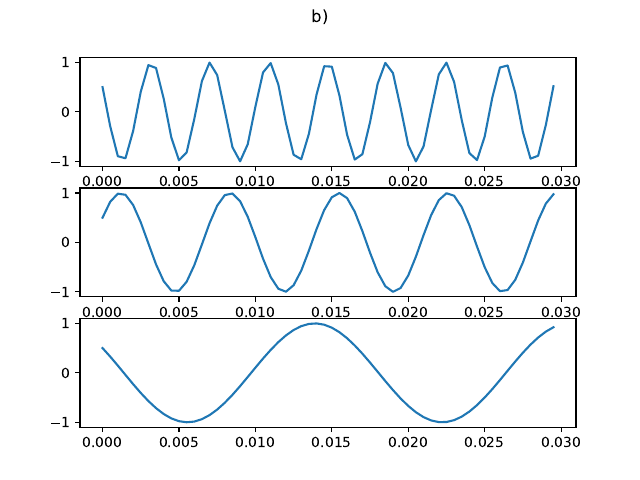

Python code for this plot:
import matplotlib.pyplot as plt
import numpy as np
from matplotlib.backends.backend_pdf import PdfPages


def x(t):
    return np.cos(520*np.pi*t + np.pi/3)


def y(t):
    return np.cos(280*np.pi*t-np.pi/3)

def z(t):
    return np.cos(120*np.pi*t+np.pi/3)


pdf = []
pdfDoc = PdfPages('p01.pdf')


# a)
t = np.arange(0, 0.03, 0.0005)

# b)
resx, resy, resz = x(t), y(t), z(t)
fig, axs = plt.subplots(3)
fig.suptitle("b)")
axs[0].plot(t, resx)
axs[1].plot(t, resy)
axs[2].plot(t, resz)
pdf.append(fig)

# c)
fig, axs = plt.subplots(3)
fig.suptitle("c)")

t = np.arange(0, 0.03, 1.0/200)

resx = x(t)
axs[0].plot(t, resx)

resy = y(t)
axs[1].plot(t, resy)

resz = z(t)
axs[2].plot(t, resz)

pdf.append(fig)


for page in pdf:
    pdfDoc.savefig(page)
pdfDoc.close()
